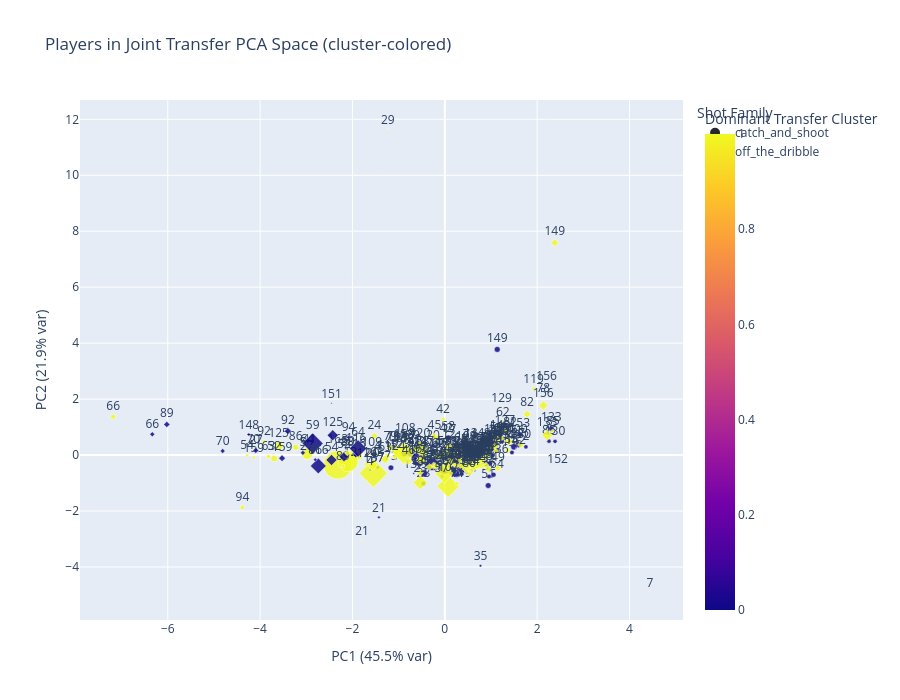
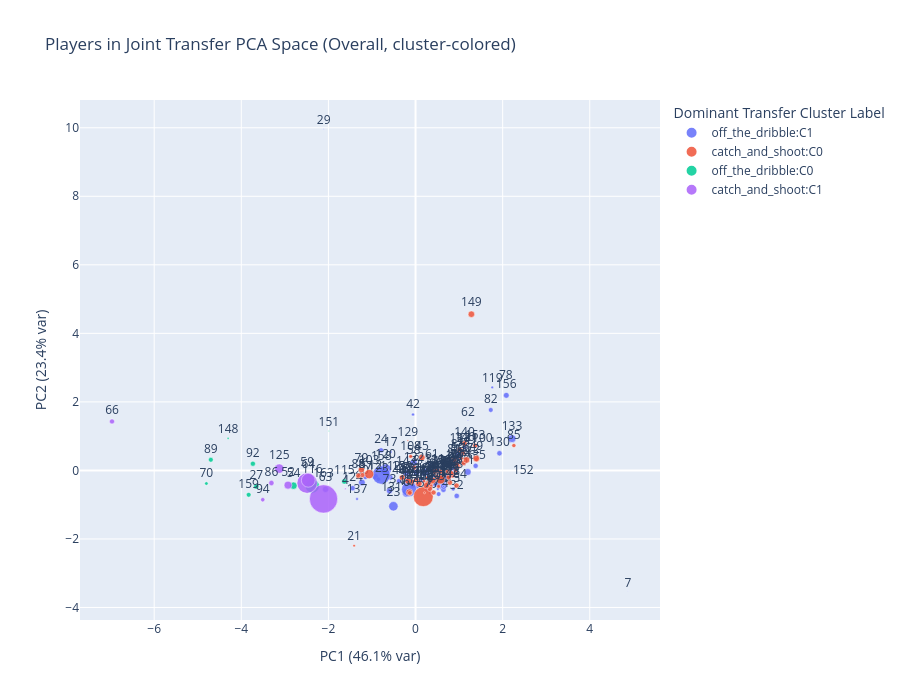

Source (notebook cell) for these figures, in order:
### Markdown cell above
## Shot Clustering Based on Joint Transfer Features

This section clusters shots using only joint transfer features (not trajectory-shape features), with clustering run separately by shot type:

1. Catch-and-shoot transfer clusters.
2. Off-the-dribble transfer clusters.

Outputs include:

- cluster counts,
- player-by-cluster composition,
- comparison versus existing trajectory-based clusters.

### Code cell
from sklearn.decomposition import PCA
from sklearn.preprocessing import StandardScaler
import plotly.express as px


if 'joint_transfer_df' not in globals() or joint_transfer_df.empty:
    raise RuntimeError('Run the joint transfer feature cell first to create joint_transfer_df.')

if 'df' not in globals():
    raise RuntimeError('Source dataframe df is required for player/shot metadata.')

if 'player_col' not in globals() or 'shot_type_col' not in globals():
    raise RuntimeError('player_col and shot_type_col must be defined. Run the schema-mapping cell first.')

if 'transfer_clustered_shots' not in globals() or transfer_clustered_shots.empty:
    raise RuntimeError('Run the transfer-based clustering cell first to create transfer_clustered_shots.')

transfer_feature_cols = [c for c in joint_transfer_df.columns if c.endswith('_transfer_score')]
if len(transfer_feature_cols) < 2:
    raise ValueError('Need at least two transfer-score features for PCA.')

shot_meta = (
    df.reset_index(drop=False)
    .rename(columns={'index': 'shot_id'})[['shot_id', player_col, shot_type_col]]
    .rename(columns={player_col: 'player', shot_type_col: 'shot_type'})
)
shot_meta['shot_family'] = shot_meta['shot_type'].astype(str).str.lower().map(
    lambda s: 'catch_and_shoot' if 'catch' in s else ('off_the_dribble' if 'off' in s else 'other')
)

transfer_with_meta = (
    joint_transfer_df[['shot_id'] + transfer_feature_cols]
    .merge(shot_meta[['shot_id', 'player', 'shot_type', 'shot_family']], on='shot_id', how='left')
)

# Keep only the two modeled families for consistency with other sections.
transfer_with_meta = transfer_with_meta[transfer_with_meta['shot_family'].isin(['catch_and_shoot', 'off_the_dribble'])].copy()

if transfer_with_meta.empty:
    raise ValueError('No transfer shots available after shot-family filtering.')

# Dominant transfer cluster label per player x shot family for coloring.
transfer_cluster_mode_family = (
    transfer_clustered_shots.groupby(['player', 'shot_family', 'transfer_cluster'])['shot_id']
    .nunique()
    .reset_index(name='n_shots')
    .sort_values(['player', 'shot_family', 'n_shots', 'transfer_cluster'], ascending=[True, True, False, True])
    .drop_duplicates(['player', 'shot_family'])[['player', 'shot_family', 'transfer_cluster']]
    .rename(columns={'transfer_cluster': 'dominant_transfer_cluster'})
)

# Dominant transfer cluster label per player across families (family + cluster together).
transfer_cluster_mode_overall = (
    transfer_clustered_shots.groupby(['player', 'shot_family', 'transfer_cluster'])['shot_id']
    .nunique()
    .reset_index(name='n_shots')
    .assign(cluster_label=lambda d: d['shot_family'] + ':C' + d['transfer_cluster'].astype(str))
    .sort_values(['player', 'n_shots', 'cluster_label'], ascending=[True, False, True])
    .drop_duplicates('player')[['player', 'cluster_label']]
    .rename(columns={'cluster_label': 'dominant_transfer_cluster_label'})
)

# Player x shot-family centroids in transfer-feature space.
player_family_features = (
    transfer_with_meta.groupby(['player', 'shot_family'])[transfer_feature_cols]
    .mean()
    .reset_index()
)

player_family_counts = (
    transfer_with_meta.groupby(['player', 'shot_family'])['shot_id']
    .nunique()
    .reset_index(name='n_shots')
)

pf = player_family_features.merge(player_family_counts, on=['player', 'shot_family'], how='left')
pf = pf.merge(transfer_cluster_mode_family, on=['player', 'shot_family'], how='left')
pf = pf.dropna(subset=transfer_feature_cols).copy()
pf['display_player'] = pf['player'].astype(str).str.replace(r'(?i)^player\s+', '', regex=True)

if len(pf) < 3:
    raise ValueError('Not enough player-family points to run PCA.')

Xs_pf = StandardScaler().fit_transform(pf[transfer_feature_cols].to_numpy(dtype=float))
pca_pf = PCA(n_components=2, random_state=42)
pcs_pf = pca_pf.fit_transform(Xs_pf)

pf['pc1'] = pcs_pf[:, 0]
pf['pc2'] = pcs_pf[:, 1]

expl_pf = pca_pf.explained_variance_ratio_
print('Player-by-family PCA explained variance:')
print(f'  PC1: {expl_pf[0]:.3f}, PC2: {expl_pf[1]:.3f}, Total: {expl_pf[:2].sum():.3f}')

fig_pf = px.scatter(
    pf,
    x='pc1',
    y='pc2',
    color='dominant_transfer_cluster',
    symbol='shot_family',
    size='n_shots',
    hover_name='display_player',
    text='display_player',
    title='Players in Joint Transfer PCA Space (cluster-colored)',
    labels={
        'pc1': f'PC1 ({expl_pf[0] * 100:.1f}% var)',
        'pc2': f'PC2 ({expl_pf[1] * 100:.1f}% var)',
        'dominant_transfer_cluster': 'Dominant Transfer Cluster',
        'shot_family': 'Shot Family',
        'n_shots': 'Number of shots',
    },
)
fig_pf.update_traces(textposition='top center', marker=dict(opacity=0.84, line=dict(width=0.5, color='white')))
fig_pf.update_layout(height=700)
fig_pf.show()

# Overall player centroids across both families.
player_overall_features = (
    transfer_with_meta.groupby('player')[transfer_feature_cols]
    .mean()
    .reset_index()
)
player_overall_counts = (
    transfer_with_meta.groupby('player')['shot_id']
    .nunique()
    .reset_index(name='n_shots')
)

po = player_overall_features.merge(player_overall_counts, on='player', how='left')
po = po.merge(transfer_cluster_mode_overall, on='player', how='left')
po = po.dropna(subset=transfer_feature_cols).copy()
po['display_player'] = po['player'].astype(str).str.replace(r'(?i)^player\s+', '', regex=True)

if len(po) >= 3:
    Xs_po = StandardScaler().fit_transform(po[transfer_feature_cols].to_numpy(dtype=float))
    pca_po = PCA(n_components=2, random_state=42)
    pcs_po = pca_po.fit_transform(Xs_po)

    po['pc1'] = pcs_po[:, 0]
    po['pc2'] = pcs_po[:, 1]

    expl_po = pca_po.explained_variance_ratio_
    print('\nOverall-player PCA explained variance:')
    print(f'  PC1: {expl_po[0]:.3f}, PC2: {expl_po[1]:.3f}, Total: {expl_po[:2].sum():.3f}')

    fig_po = px.scatter(
        po,
        x='pc1',
        y='pc2',
        color='dominant_transfer_cluster_label',
        size='n_shots',
        hover_name='display_player',
        text='display_player',
        title='Players in Joint Transfer PCA Space (Overall, cluster-colored)',
        labels={
            'pc1': f'PC1 ({expl_po[0] * 100:.1f}% var)',
            'pc2': f'PC2 ({expl_po[1] * 100:.1f}% var)',
            'dominant_transfer_cluster_label': 'Dominant Transfer Cluster Label',
            'n_shots': 'Number of shots',
        },
    )
    fig_po.update_traces(textposition='top center', marker=dict(opacity=0.86, line=dict(width=0.5, color='white')))
    fig_po.update_layout(height=700)
    fig_po.show()
else:
    print('Skipping overall-player PCA plot: fewer than 3 players available.')

# Persist outputs for downstream use.
player_transfer_pca_by_family = pf
player_transfer_pca_overall = po

### Figure 1 — Plotly figure (JSON) as saved in the notebook; plotly's stock layout.template omitted (floating-point values rounded to 4 significant figures; data arrays with more than 128 entries replaced by an {"elided": "..."} marker saying what was removed)
{"data": [{"hovertemplate": "<b>%{hovertext}</b><br><br>Shot Family=catch_and_shoot<br>PC1 (45.5% var)=%{x}<br>PC2 (21.9% var)=%{y}<br>Number of shots=%{marker.size}<br>display_player=%{text}<br>Dominant Transfer Cluster=%{marker.color}<extra></extra>", "hovertext": {"elided": "153 str values"}, "legendgroup": "catch_and_shoot", "marker": {"color": {"elided": "153 int values"}, "coloraxis": "coloraxis", "line": {"color": "white", "width": 0.5}, "opacity": 0.84, "size": {"elided": "153 int values"}, "sizemode": "area", "sizeref": 4.76, "symbol": "circle"}, "mode": "markers+text", "name": "catch_and_shoot", "orientation": "v", "showlegend": true, "text": {"elided": "153 str values"}, "textposition": "top center", "type": "scatter", "x": {"elided": "153 float values"}, "xaxis": "x", "y": {"elided": "153 float values"}, "yaxis": "y"}, {"hovertemplate": "<b>%{hovertext}</b><br><br>Shot Family=off_the_dribble<br>PC1 (45.5% var)=%{x}<br>PC2 (21.9% var)=%{y}<br>Number of shots=%{marker.size}<br>display_player=%{text}<br>Dominant Transfer Cluster=%{marker.color}<extra></extra>", "hovertext": {"elided": "165 str values"}, "legendgroup": "off_the_dribble", "marker": {"color": {"elided": "165 int values"}, "coloraxis": "coloraxis", "line": {"color": "white", "width": 0.5}, "opacity": 0.84, "size": {"elided": "165 int values"}, "sizemode": "area", "sizeref": 4.76, "symbol": "diamond"}, "mode": "markers+text", "name": "off_the_dribble", "orientation": "v", "showlegend": true, "text": {"elided": "165 str values"}, "textposition": "top center", "type": "scatter", "x": {"elided": "165 float values"}, "xaxis": "x", "y": {"elided": "165 float values"}, "yaxis": "y"}], "layout": {"coloraxis": {"colorbar": {"title": {"text": "Dominant Transfer Cluster"}}, "colorscale": [[0, "#0d0887"], [0.1111, "#46039f"], [0.2222, "#7201a8"], [0.3333, "#9c179e"], [0.4444, "#bd3786"], [0.5556, "#d8576b"], [0.6667, "#ed7953"], [0.7778, "#fb9f3a"], [0.8889, "#fdca26"], [1, "#f0f921"]]}, "height": 700, "legend": {"itemsizing": "constant", "title": {"text": "Shot Family"}, "tracegroupgap": 0}, "title": {"text": "Players in Joint Transfer PCA Space (cluster-colored)"}, "xaxis": {"anchor": "y", "domain": [0, 1], "title": {"text": "PC1 (45.5% var)"}}, "yaxis": {"anchor": "x", "domain": [0, 1], "title": {"text": "PC2 (21.9% var)"}}}}

### Figure 2 — Plotly figure (JSON) as saved in the notebook; plotly's stock layout.template omitted (floating-point values rounded to 4 significant figures)
{"data": [{"hovertemplate": "<b>%{hovertext}</b><br><br>Dominant Transfer Cluster Label=off_the_dribble:C1<br>PC1 (46.1% var)=%{x}<br>PC2 (23.4% var)=%{y}<br>Number of shots=%{marker.size}<br>display_player=%{text}<extra></extra>", "hovertext": ["1", "10", "100", "105", "11", "111", "112", "113", "114", "119", "12", "120", "123", "124", "126", "13", "130", "131", "132", "133", "135", "136", "137", "138", "139", "141", "143", "146", "147", "15", "152", "155", "156", "157", "158", "161", "162", "165", "17", "18", "20", "22", "23", "24", "26", "29", "3", "30", "31", "32", "33", "34", "35", "36", "40", "41", "42", "43", "46", "50", "51", "53", "55", "56", "58", "61", "62", "63", "65", "7", "71", "72", "73", "74", "76", "78", "8", "80", "82", "83", "84", "87", "9", "93", "96", "98", "99"], "legendgroup": "off_the_dribble:C1", "marker": {"color": "#636efa", "line": {"color": "white", "width": 0.5}, "opacity": 0.86, "size": [77, 130, 3, 55, 5, 137, 108, 112, 88, 28, 158, 492, 76, 105, 205, 236, 107, 1, 116, 235, 102, 16, 32, 8, 155, 8, 154, 50, 158, 62, 2, 35, 128, 170, 1257, 110, 98, 95, 27, 99, 168, 101, 337, 101, 159, 4, 102, 35, 20, 109, 21, 155, 112, 42, 90, 14, 39, 114, 114, 104, 176, 103, 109, 14, 181, 253, 5, 149, 276, 1, 2, 42, 147, 58, 162, 1, 160, 18, 90, 115, 124, 89, 42, 113, 34, 859, 157], "sizemode": "area", "sizeref": 7.612, "symbol": "circle"}, "mode": "markers+text", "name": "off_the_dribble:C1", "orientation": "v", "showlegend": true, "text": ["1", "10", "100", "105", "11", "111", "112", "113", "114", "119", "12", "120", "123", "124", "126", "13", "130", "131", "132", "133", "135", "136", "137", "138", "139", "141", "143", "146", "147", "15", "152", "155", "156", "157", "158", "161", "162", "165", "17", "18", "20", "22", "23", "24", "26", "29", "3", "30", "31", "32", "33", "34", "35", "36", "40", "41", "42", "43", "46", "50", "51", "53", "55", "56", "58", "61", "62", "63", "65", "7", "71", "72", "73", "74", "76", "78", "8", "80", "82", "83", "84", "87", "9", "93", "96", "98", "99"], "textposition": "top center", "type": "scatter", "x": [0.7639, 0.139, 1.535, 0.9261, 0.573, 0.5953, -0.5777, 0.8074, 0.5305, 1.761, -0.9275, -0.686, -0.8541, -1.444, 0.621, 0.2131, 1.927, -0.5517, -0.2102, 2.215, 1.38, 1.138, -1.343, 0.5738, 0.5935, 1.187, 0.6274, 1.128, -0.2127, 0.8645, 2.473, 0.8185, 2.083, 0.2755, -0.787, 0.8389, 0.5327, 0.6676, -0.5677, 0.9289, -1.231, 0.4919, -0.5083, -0.791, 0.6977, -2.109, 0.02811, 0.5131, 0.8691, 0.9459, 0.3302, 0.7105, 0.6402, 0.7682, 0.8932, -0.2227, -0.05819, 0.539, -0.3767, 0.9726, 1.199, 0.5135, -0.1992, 0.809, -0.04409, 0.3747, 1.204, -2.066, -0.208, 4.878, 0.181, -0.1985, -0.5983, 0.4111, 0.6482, 2.073, 0.02239, 0.6448, 1.727, 0.9683, -0.0582, -1.15, 0.3443, 0.8934, 0.3641, -0.1496, 0.4587], "xaxis": "x", "y": [-0.2495, -0.2763, 0.6994, 0.1444, -0.4762, -0.01741, -0.2079, -0.1351, -0.6911, 2.422, -0.1806, 0.0241, -0.2581, -0.5181, -0.2198, -0.05564, 0.5001, -0.7371, -0.2802, 0.9266, 0.1328, 0.1729, -0.8347, -0.2024, -0.4615, 0.6503, -0.3554, 0.6707, -0.08253, -0.5421, -0.2218, -0.05128, 2.191, -0.5089, -0.1366, -0.05869, -0.1236, -0.1956, 0.538, 0.1429, -0.3525, -0.3661, -1.046, 0.5873, -0.2647, 9.964, -0.4679, -0.5387, 0.01917, -0.7445, -0.6592, -0.1581, -0.5637, -0.25, 0.06184, -0.2932, 1.632, -0.1685, -0.3126, 0.3681, -0.04557, -0.2386, -0.2685, -0.05954, 0.2268, 0.1087, 1.46, -0.553, -0.6585, -3.519, -0.5779, -0.6002, -0.5933, -0.1666, -0.4562, 2.54, -0.0536, -0.4656, 1.764, 0.4319, -0.4358, -0.1966, -0.2023, 0.05544, -0.2173, -0.5493, -0.3893], "yaxis": "y"}, {"hovertemplate": "<b>%{hovertext}</b><br><br>Dominant Transfer Cluster Label=catch_and_shoot:C0<br>PC1 (46.1% var)=%{x}<br>PC2 (23.4% var)=%{y}<br>Number of shots=%{marker.size}<br>display_player=%{text}<extra></extra>", "hovertext": ["101", "102", "103", "104", "106", "107", "108", "109", "110", "117", "118", "121", "122", "127", "128", "129", "134", "14", "140", "142", "144", "145", "149", "150", "153", "154", "16", "160", "164", "19", "2", "21", "25", "28", "37", "38", "39", "44", "45", "47", "48", "49", "5", "57", "6", "60", "67", "68", "69", "75", "77", "79", "81", "85", "88", "90", "91", "95", "97"], "legendgroup": "catch_and_shoot:C0", "marker": {"color": "#EF553B", "line": {"color": "white", "width": 0.5}, "opacity": 0.86, "size": [106, 1494, 326, 150, 59, 47, 58, 49, 98, 99, 107, 103, 85, 99, 100, 9, 110, 99, 95, 2, 98, 297, 161, 118, 90, 171, 93, 100, 99, 85, 71, 25, 81, 19, 159, 83, 108, 61, 152, 97, 152, 161, 99, 16, 106, 67, 84, 152, 152, 100, 96, 147, 100, 66, 100, 104, 97, 61, 158], "sizemode": "area", "sizeref": 7.612, "symbol": "circle"}, "mode": "markers+text", "name": "catch_and_shoot:C0", "orientation": "v", "showlegend": true, "text": ["101", "102", "103", "104", "106", "107", "108", "109", "110", "117", "118", "121", "122", "127", "128", "129", "134", "14", "140", "142", "144", "145", "149", "150", "153", "154", "16", "160", "164", "19", "2", "21", "25", "28", "37", "38", "39", "44", "45", "47", "48", "49", "5", "57", "6", "60", "67", "68", "69", "75", "77", "79", "81", "85", "88", "90", "91", "95", "97"], "textposition": "top center", "type": "scatter", "x": [0.7484, 0.1784, -1.065, 0.3465, 1.048, 0.1961, -0.1117, 0.2645, 0.4979, -0.07929, 0.8533, 0.02085, -0.03329, 1.018, 0.7897, -0.1763, 0.4359, 1.103, 1.125, 0.7696, 0.7615, 0.5721, 1.282, -0.3085, 1.369, -0.1419, 0.5638, 0.3383, 0.9413, 0.5026, 1.399, -1.41, 0.9233, 0.7698, 1.169, 1.093, 0.3261, 0.79, 0.146, 0.9749, 0.3929, 1.395, -1.22, 0.206, 0.329, 0.2633, -0.1322, 0.2483, -0.1676, 0.9541, 0.4136, -1.242, 0.8877, 2.257, -1.313, 0.82, 0.9483, 0.5272, 0.07651], "xaxis": "x", "y": [-0.03417, -0.767, -0.1076, -0.3509, 0.3476, -0.318, 0.4089, -0.2188, -0.1841, -0.3324, -0.1421, -0.274, 0.08191, 0.6101, -0.3565, 0.8722, -0.03458, 0.2184, 0.7913, -0.3287, -0.1965, -0.2662, 4.559, -0.2083, 0.7222, -0.6368, -0.03774, -0.4548, -0.4424, -0.006238, 0.3118, -2.197, 0.0006584, -0.01439, 0.3048, 0.5183, -0.3413, -0.104, 0.3752, 0.1172, -0.2926, 0.3493, -0.1341, -0.6526, -0.5374, -0.3701, -0.6535, -0.4447, -0.3114, 0.1466, -0.645, 0.0195, 0.3071, 0.7259, -0.1528, -0.08376, 0.1677, -0.4666, -0.3841], "yaxis": "y"}, {"hovertemplate": "<b>%{hovertext}</b><br><br>Dominant Transfer Cluster Label=off_the_dribble:C0<br>PC1 (46.1% var)=%{x}<br>PC2 (23.4% var)=%{y}<br>Number of shots=%{marker.size}<br>display_player=%{text}<extra></extra>", "hovertext": ["115", "116", "148", "151", "159", "27", "54", "70", "89", "92"], "legendgroup": "off_the_dribble:C0", "marker": {"color": "#00cc96", "line": {"color": "white", "width": 0.5}, "opacity": 0.86, "size": [106, 750, 18, 5, 88, 102, 199, 47, 89, 98], "sizemode": "area", "sizeref": 7.612, "symbol": "circle"}, "mode": "markers+text", "name": "off_the_dribble:C0", "orientation": "v", "showlegend": true, "text": ["115", "116", "148", "151", "159", "27", "54", "70", "89", "92"], "textposition": "top center", "type": "scatter", "x": [-1.634, -2.37, -4.303, -1.99, -3.831, -3.656, -2.801, -4.802, -4.7, -3.734], "xaxis": "x", "y": [-0.3231, -0.4583, 0.9374, 1.15, -0.7112, -0.4684, -0.4454, -0.3828, 0.3112, 0.195], "yaxis": "y"}, {"hovertemplate": "<b>%{hovertext}</b><br><br>Dominant Transfer Cluster Label=catch_and_shoot:C1<br>PC1 (46.1% var)=%{x}<br>PC2 (23.4% var)=%{y}<br>Number of shots=%{marker.size}<br>display_player=%{text}<extra></extra>", "hovertext": ["125", "163", "4", "52", "59", "64", "66", "86", "94"], "legendgroup": "catch_and_shoot:C1", "marker": {"color": "#ab63fa", "line": {"color": "white", "width": 0.5}, "opacity": 0.86, "size": [333, 3045, 11, 244, 1585, 730, 97, 108, 71], "sizemode": "area", "sizeref": 7.612, "symbol": "circle"}, "mode": "markers+text", "name": "catch_and_shoot:C1", "orientation": "v", "showlegend": true, "text": ["125", "163", "4", "52", "59", "64", "66", "86", "94"], "textposition": "top center", "type": "scatter", "x": [-3.128, -2.112, -1.611, -2.927, -2.488, -2.462, -6.969, -3.309, -3.508], "xaxis": "x", "y": [0.05178, -0.8316, -0.5367, -0.4299, -0.3704, -0.2883, 1.429, -0.3676, -0.8561], "yaxis": "y"}], "layout": {"height": 700, "legend": {"itemsizing": "constant", "title": {"text": "Dominant Transfer Cluster Label"}, "tracegroupgap": 0}, "title": {"text": "Players in Joint Transfer PCA Space (Overall, cluster-colored)"}, "xaxis": {"anchor": "y", "domain": [0, 1], "title": {"text": "PC1 (46.1% var)"}}, "yaxis": {"anchor": "x", "domain": [0, 1], "title": {"text": "PC2 (23.4% var)"}}}}
